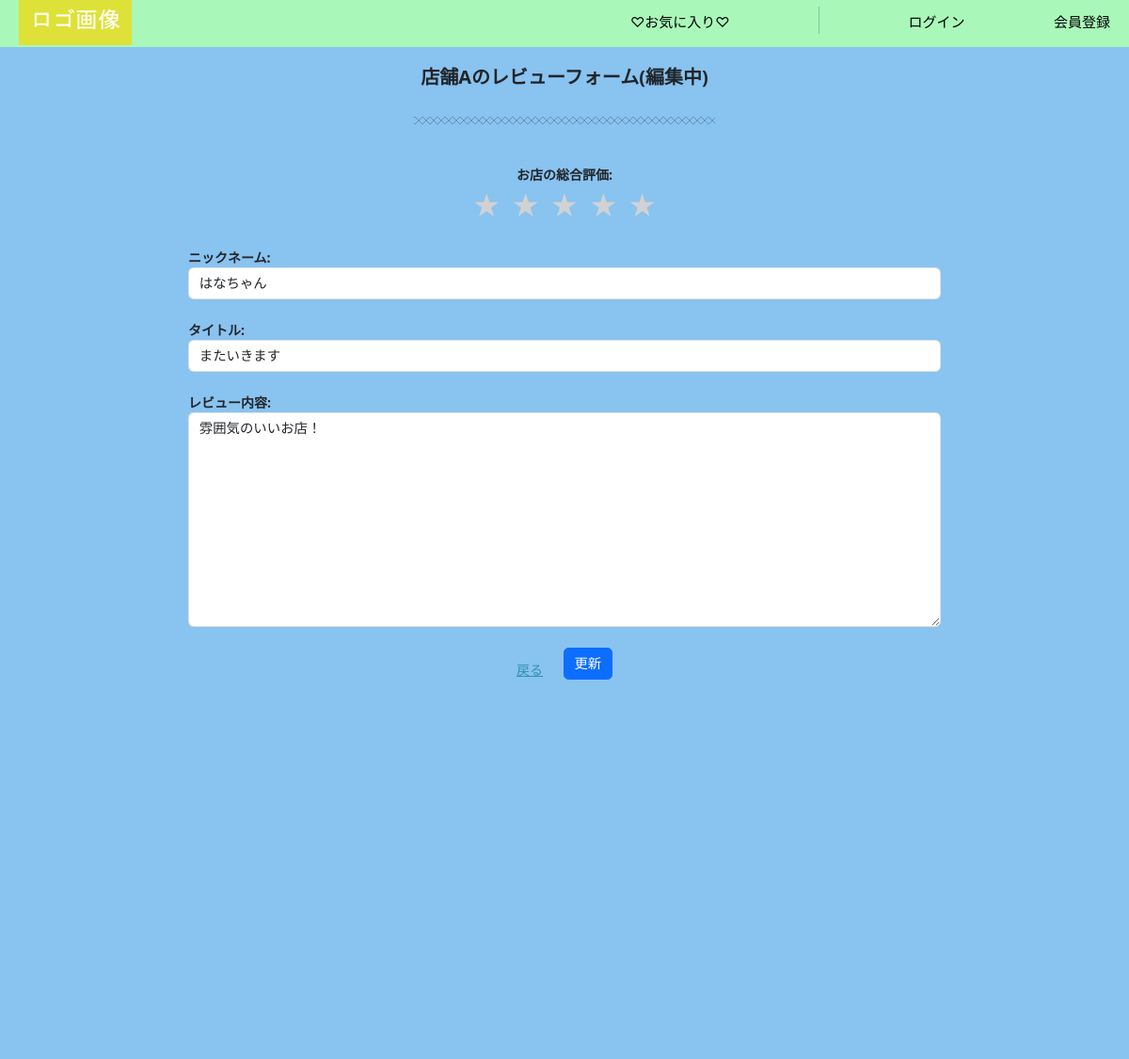
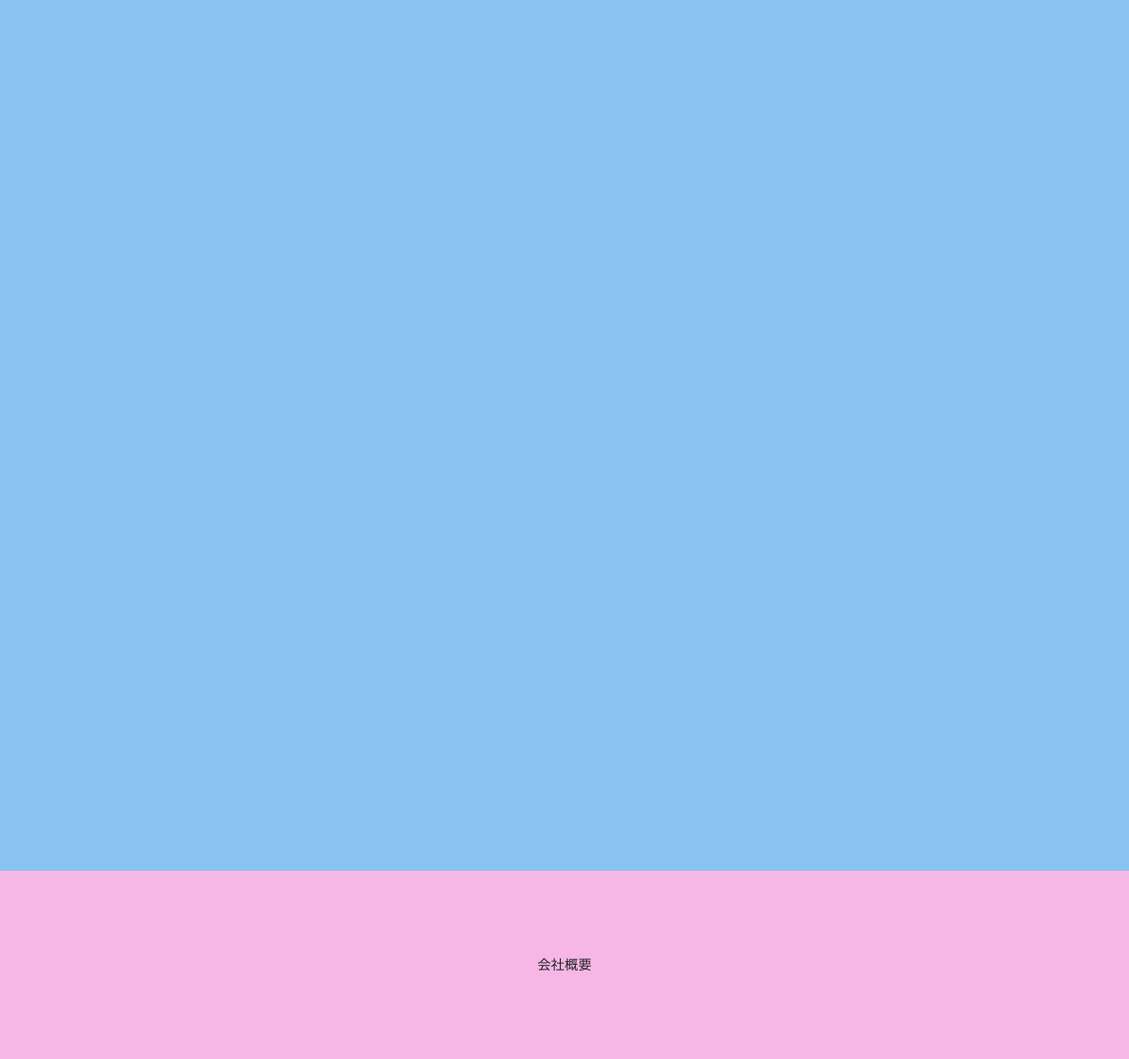
The app's page /review-edit/18/ with its own data (2 pictures, top to bottom).
### gourmet/models.py (models this page shows, shortened)
class Review(models.Model):
    score = models.PositiveIntegerField(blank=False, default=1)
    user = models.ForeignKey(CustomUser, verbose_name='ユーザー',on_delete=models.CASCADE, null=True)
    store_name = models.ForeignKey(StoreInfo, verbose_name='店名',on_delete=models.PROTECT)
    handle = models.CharField(verbose_name='ニックネーム',max_length=50)
    title = models.CharField(verbose_name='タイトル',max_length=50)
    content = models.TextField(verbose_name='レビュー内容')
    create_at = models.DateTimeField(verbose_name='作成日時',auto_now_add=True)
    updated_at = models.DateTimeField(verbose_name='更新日時',auto_now=True)

class StoreInfo(models.Model):
    user = models.ForeignKey(CustomUser, verbose_name='ユーザー',on_delete=models.PROTECT)
    store_name = models.CharField(verbose_name='店舗名',max_length=40)
    category = models.ForeignKey(Category,verbose_name='ジャンル',on_delete=models.PROTECT)
    store_detail = models.TextField(verbose_name='店舗詳細',blank=True, null=True)
    photo1 = models.ImageField(verbose_name='写真1',blank=True,default='noImage.png')
    photo2 = models.ImageField(verbose_name='写真2',blank=True,default='noImage.png')
    photo3 = models.ImageField(verbose_name='写真3',blank=True,default='noImage.png')
    create_at = models.DateTimeField(verbose_name='作成日時',auto_now_add=True)
    updated_at = models.DateTimeField(verbose_name='更新日時',auto_now=True)
    class Meta:
        verbose_name_plural = 'StoreInfo'
    def __str__(self):
        return self.store_name

### gourmet/views.py (the view, shortened to what this page needs)
# urls.py: path('review-edit/<int:pk>/',views.ReviewUpdateView.as_view(),name='review_edit'),
class ReviewUpdateView(UpdateView):
    model = Review
    template_name = 'review-edit.html'
    form_class =  ReviewForm

### gourmet/forms.py
class ReviewForm(forms.ModelForm):
    class Meta:
        model = Review
        fields = ['score','handle','title','content']
    def __init__(self,*args,**kwargs):
        super().__init__(*args,**kwargs)
        self.fields['handle'].widget.attrs['class']='form-control'
        self.fields['handle'].widget.attrs['style']='text-align:left'
        self.fields['handle'].widget.attrs['placeholder']='ニックネームを入力してください。' #読み取り専用、入力不可に
        self.fields['handle'].widget.attrs['readonly']='readonly' #読み取り専用、入力不可に
        self.fields['title'].widget.attrs['class']='form-control'
        self.fields['title'].widget.attrs['style']='text-align:left'
        self.fields['title'].widget.attrs['placeholder']='タイトルを入力してください。'
        self.fields['content'].widget.attrs['class']='form-control'
        self.fields['content'].widget.attrs['style']='text-align:left'
        self.fields['content'].widget.attrs['placeholder']='口コミの内容を入力してください。'

### gourmet/context_processors.py (called while the page is built)
def member_status(request):
    if request.user.is_authenticated:
        from gourmet.models import Member
        is_member = Member.objects.filter(user=request.user).exists()
        return {'is_member': is_member}
    return {'is_member': False}

### gourmet/templates/review-edit.html (shortened to what this page needs)
{% extends 'base.html' %}
{% load static %}
{% block contents %}
<div class="a_detail">
    <div class="store-h1">
        <h1>{{ review.store_name }}のレビューフォーム(編集中)</h1>
    </div>
    <hr class="hr1 mb-5">
    <form method="post">
        <div class="star_row">
            <div class="stars">
                <p class="mt-4 mb-0 fw-bold">お店の総合評価:</p>
                <span>
                    <input id="star5" type="radio" name="score" value="5" class="star-rating"><label for="star5">★</label>
                    <input id="star4" type="radio" name="score" value="4" class="star-rating"><label for="star4">★</label>
                    <input id="star3" type="radio" name="score" value="3" class="star-rating"><label for="star3">★</label>
                    <input id="star2" type="radio" name="score" value="2" class="star-rating"><label for="star2">★</label>
                    <input id="star1" type="radio" name="score" value="1" class="star-rating"><label for="star1">★</label>
                </span>
            </div>
        </div>
        <p class="mt-4 mb-0 text-start fw-bold">ニックネーム:</p>
        {{ form.handle }}
        <p class="mt-4 mb-0 text-start fw-bold">タイトル:</p>
        {{ form.title }}
        <p class="mt-4 mb-0 text-start fw-bold">レビュー内容:</p>
        {{ form.content }}
        <div>
            <a style="vertical-align: bottom; margin-right: 18px;color: rgb(47, 144, 177); text-decoration: underline !important;" href="{% url 'gourmet:detail' review.store_name.id %}">戻る</a>
            <button type="submit" class="btn btn-primary mt-4">更新</button>
        </div>
    </form>
</div>
{% endblock %}

### static/css/mystyle.css (style rules this page uses)
a { text-decoration: none !important; }
:root { --easing: cubic-bezier(.2, 1, .2, 1); --transition: .8s var(--easing); --color-base: #f8f8f8; --color-gray: #ddd; --color-theme: #f5695f; --color-theme-darken: #f12617; --box-shadow: .8rem .8rem 1.2rem rgba(0, 0, 0, .05), -.8rem -.8rem 1.2rem #fff; --box-shadow-hover: 1rem 1rem 1.5rem rgba(0, 0, 0, .08), -1rem -1rem 1.5rem #fff; --box-shadow-inset: inset .8rem .8rem 1.2rem rgba(0, 0, 0, .05), inset -.8rem -.8rem 1.2rem #fff; --box-shadow-dark: .8rem .8rem 1.2rem rgba(0, 0, 0, .1), -.8rem -.8rem 1.2rem rgba(#fff,.2); }
html { font-size: 90%; line-height: 1.8; height: 100%; word-break: break-word; color: #333; background-color: var(--color-base); -webkit-appearance: none; -webkit-tap-highlight-color: transparent; }
body { font-size: 1.6rem; margin-top: 30px auto; margin-bottom: 0; }
*, *::before, *::after { -webkit-box-sizing: border-box; box-sizing: border-box; }
h1, h2, h3, h4, h5, h6 { font-size: 1.6rem; margin: 0; padding: 0; }
.a_detail { text-align: center; }
.store-h1 { padding-top: 20px; margin-top: 30px; margin-bottom: 30px; }
@media screen and (min-width: 960px) { .a_detail { padding:0 200px !important; } }
.a_detail { font-size: 14px; padding:0 30px }
.a_detail h1 { font-size: 20px; font-weight: bold; }
.hr1 { position: relative; overflow: visible; text-align: center; border-width: 0; height: 8px; background-image: repeating-linear-gradient(45deg, black 0, black 1px, transparent 0, transparent 50%), repeating-linear-gradient(135deg, black 0, black 1px, transparent 0, transparent 50%); background-size: 8px 8px; width: 40%; margin: 0 auto; }
.star_row .stars span { display: flex; flex-direction: row-reverse !important; justify-content: center; }
.a_detail .stars label { color: #D2D2D2; font-size: 30px; padding: 0 5px; cursor: pointer; }

### records on screen
Review: store_name "店舗A", handle "はなちゃん", title "またいきます", content "雰囲気のいいお店！"
